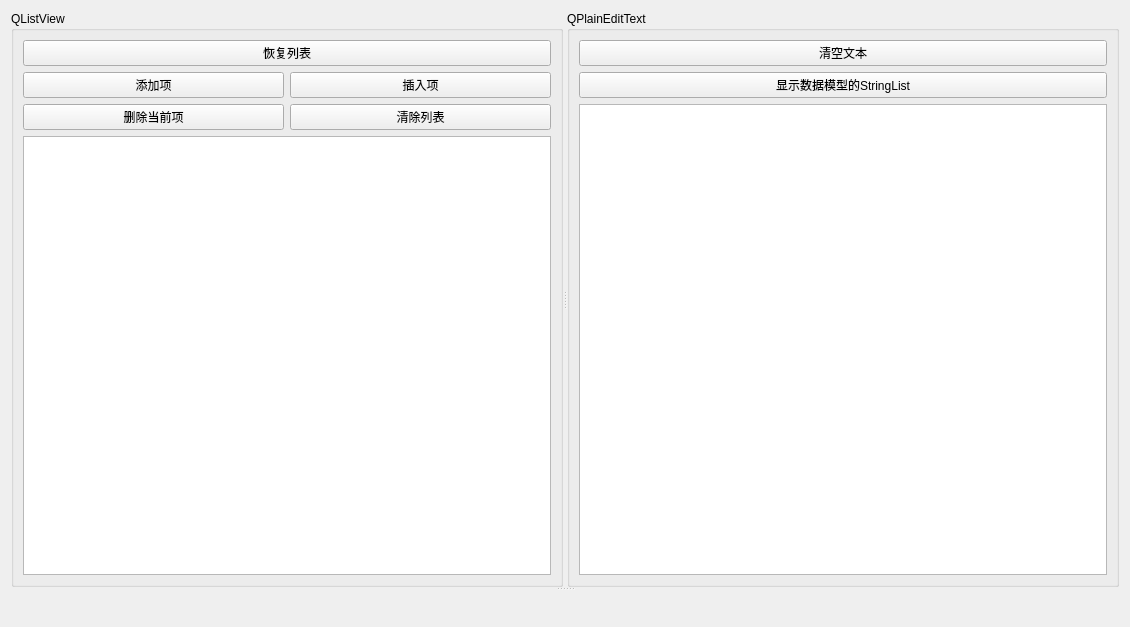
<?xml version="1.0" encoding="UTF-8"?>
<ui version="4.0">
 <class>stringlist_model_window</class>
 <widget class="QWidget" name="stringlist_model_window">
  <property name="geometry">
   <rect>
    <x>0</x>
    <y>0</y>
    <width>1130</width>
    <height>627</height>
   </rect>
  </property>
  <property name="windowTitle">
   <string>stringlist_model_window</string>
  </property>
  <layout class="QGridLayout" name="gridLayout_3">
   <item row="0" column="0">
    <widget class="QSplitter" name="splitter_2">
     <property name="orientation">
      <enum>Qt::Vertical</enum>
     </property>
     <widget class="QSplitter" name="splitter">
      <property name="orientation">
       <enum>Qt::Horizontal</enum>
      </property>
      <widget class="QGroupBox" name="groupBox">
       <property name="title">
        <string>QListView</string>
       </property>
       <layout class="QGridLayout" name="gridLayout">
        <item row="0" column="0" colspan="2">
         <widget class="QPushButton" name="pushButtonListRecover">
          <property name="text">
           <string>恢复列表</string>
          </property>
         </widget>
        </item>
        <item row="1" column="0">
         <widget class="QPushButton" name="pushButtonItemAdd">
          <property name="text">
           <string>添加项</string>
          </property>
         </widget>
        </item>
        <item row="1" column="1">
         <widget class="QPushButton" name="pushButtonItemInsert">
          <property name="text">
           <string>插入项</string>
          </property>
         </widget>
        </item>
        <item row="2" column="0">
         <widget class="QPushButton" name="pushButtonItemDel">
          <property name="text">
           <string>删除当前项</string>
          </property>
         </widget>
        </item>
        <item row="2" column="1">
         <widget class="QPushButton" name="pushButtonListClear">
          <property name="text">
           <string>清除列表</string>
          </property>
         </widget>
        </item>
        <item row="3" column="0" colspan="2">
         <widget class="QListView" name="listView"/>
        </item>
       </layout>
      </widget>
      <widget class="QGroupBox" name="groupBox_2">
       <property name="title">
        <string>QPlainEditText</string>
       </property>
       <layout class="QGridLayout" name="gridLayout_2">
        <item row="0" column="0">
         <widget class="QPushButton" name="pushButtonTextClear">
          <property name="text">
           <string>清空文本</string>
          </property>
         </widget>
        </item>
        <item row="1" column="0">
         <widget class="QPushButton" name="pushButtonShowData">
          <property name="text">
           <string>显示数据模型的StringList</string>
          </property>
         </widget>
        </item>
        <item row="2" column="0">
         <widget class="QPlainTextEdit" name="plainTextEdit"/>
        </item>
       </layout>
      </widget>
     </widget>
     <widget class="QLabel" name="labelShowCellInfo">
      <property name="text">
       <string/>
      </property>
     </widget>
    </widget>
   </item>
  </layout>
 </widget>
 <resources/>
 <connections/>
</ui>
